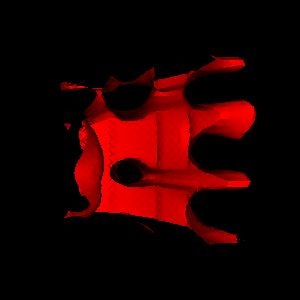

Source code (Python):
#!/usr/bin/env python
# Demonstrate parallel unstructured grid extraction with contour and piece scalars.

import os

import vtkmodules.vtkInteractionStyle  # noqa: F401
import vtkmodules.vtkRenderingFreeType  # noqa: F401
import vtkmodules.vtkRenderingOpenGL2  # noqa: F401

from vtkmodules.vtkCommonCore import vtkMath
from vtkmodules.vtkFiltersCore import vtkContourFilter, vtkPolyDataNormals
from vtkmodules.vtkFiltersGeneral import vtkDataSetTriangleFilter
from vtkmodules.vtkFiltersParallel import (
    vtkExtractUnstructuredGridPiece,
    vtkPieceScalars,
)
from vtkmodules.vtkIOParallel import vtkMultiBlockPLOT3DReader
from vtkmodules.vtkRenderingCore import (
    vtkActor,
    vtkPolyDataMapper,
    vtkRenderWindow,
    vtkRenderWindowInteractor,
    vtkRenderer,
)

# Source
data_dir = os.environ.get("VPE_DATA_DIR", os.path.dirname(os.path.abspath(__file__)))

math_obj = vtkMath()
math_obj.RandomSeed(22)

plot3d_reader = vtkMultiBlockPLOT3DReader()
plot3d_reader.SetXYZFileName(os.path.join(data_dir, "combxyz.bin"))
plot3d_reader.SetQFileName(os.path.join(data_dir, "combq.bin"))
plot3d_reader.SetScalarFunctionNumber(100)
plot3d_reader.Update()

plot3d_output = plot3d_reader.GetOutput().GetBlock(0)

# Filter
triangle_filter = vtkDataSetTriangleFilter()
triangle_filter.SetInputData(plot3d_output)

extract_piece = vtkExtractUnstructuredGridPiece()
extract_piece.SetInputConnection(triangle_filter.GetOutputPort())

contour_filter = vtkContourFilter()
contour_filter.SetInputConnection(extract_piece.GetOutputPort())
contour_filter.SetValue(0, 0.24)

normals_filter = vtkPolyDataNormals()
normals_filter.SetInputConnection(contour_filter.GetOutputPort())

piece_scalars = vtkPieceScalars()
piece_scalars.SetInputConnection(normals_filter.GetOutputPort())

# Mapper
contour_mapper = vtkPolyDataMapper()
contour_mapper.SetInputConnection(piece_scalars.GetOutputPort())
contour_mapper.SetNumberOfPieces(3)

# Actor
contour_actor = vtkActor()
contour_actor.SetMapper(contour_mapper)

# Renderer
renderer = vtkRenderer()
renderer.AddActor(contour_actor)

# Render window
render_window = vtkRenderWindow()
render_window.AddRenderer(renderer)
render_window.SetWindowName("unstructured pieces")
render_window.SetMultiSamples(0)
render_window.SetSize(300, 300)

# Interactor
interactor = vtkRenderWindowInteractor()
interactor.SetRenderWindow(render_window)

# Scene
renderer.ResetCamera()

interactor.Initialize()
interactor.Start()
